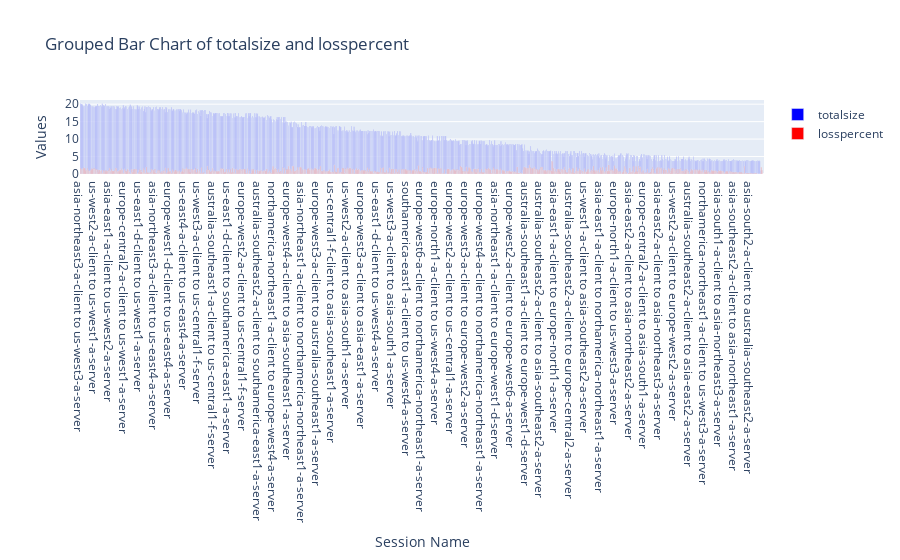

Notebook cell for this chart:
### Code cell
fig = go.Figure()

# Plotting 'mean_rtt' bars
fig.add_trace(go.Bar(
    x=intragcpmean['session_name'],
    y=intragcpmean['totalsize']/1048576,
    name='totalsize',
    marker=dict(color='blue'),  # Adjust color as needed
    hoverinfo='y',
))

# Plotting 'mean_jitter' bars alongside 'mean_rtt' bars
fig.add_trace(go.Bar(
    x=intragcpmean['session_name'],
    y=intragcpmean['losspercent'],
    name='losspercent',
    marker=dict(color='red'),  # Adjust color as needed
    hoverinfo='y',
))

# Update layout
fig.update_layout(
    title='Grouped Bar Chart of totalsize and losspercent',
    xaxis_title='Session Name',
    yaxis_title='Values',
    barmode='group',  # Display bars in groups
    hovermode='x',  # Show hover info for each session_name
    xaxis={'categoryorder':'total descending'}
)

### Figure 1 — Plotly figure (JSON) as saved in the notebook; plotly's stock layout.template omitted (floating-point values rounded to 4 significant figures; data arrays with more than 128 entries replaced by an {"elided": "..."} marker saying what was removed)
{"data": [{"hoverinfo": "y", "marker": {"color": "blue"}, "name": "totalsize", "type": "bar", "x": {"elided": "782 str values"}, "y": {"elided": "782 float values"}}, {"hoverinfo": "y", "marker": {"color": "red"}, "name": "losspercent", "type": "bar", "x": {"elided": "782 str values"}, "y": {"elided": "782 float values"}}], "layout": {"barmode": "group", "hovermode": "x", "title": {"text": "Grouped Bar Chart of totalsize and losspercent"}, "xaxis": {"categoryorder": "total descending", "title": {"text": "Session Name"}}, "yaxis": {"title": {"text": "Values"}}}}
